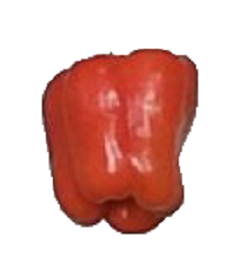
#> input picture color.png, 252 x 272 px
$ python Demo.py
#> lines starting #> are read from the running program, lines starting #| are printed output that depends on the picture; after the words box and inside, x2 and y2 are one past the last pixel; in counts of white or black regions, pixels touching at a corner belong together
#> further down, rgb_image is the input picture: shape (272, 252, 3); mean B, G, R 184.1, 189.7, 227.6
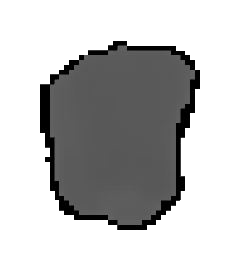
#> input picture depth.png, 252 x 272 px
#> further down, depth_image is the input picture: shape (272, 252, 4); mean B, G, R, A 193.6, 193.6, 193.6, 87.9
import cv2
import numpy as np
import matplotlib.pyplot as plt

# Constants for the weight calculation
THETA = 100  # Normalization constant
AVERAGE_WEIGHTS = {"sweet_lemon": 69, "sweet_pepper": 75, "tomato": 62}  # Average weights in grams

def preprocess_images(rgb_image, depth_image):
    """
    Preprocess RGB and Depth images:
    - Noise reduction
    - Normalize depth values
    """
    # Noise reduction
    rgb_image = cv2.medianBlur(rgb_image, 5)
    depth_image = cv2.medianBlur(depth_image, 5)

    # Normalize depth image
    depth_image = cv2.normalize(depth_image, None, 0, 1, cv2.NORM_MINMAX)
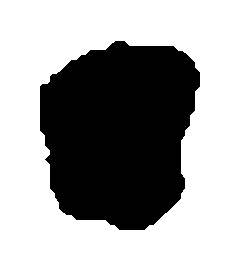
#> depth_image: shape (272, 252, 4); mean of channels 0, 1, 2, 3 0.655, 0.655, 0.655, 0.345; drawn with 1 as white
    return rgb_image, depth_image

def segment_fruit(rgb_image, depth_image):
    """
    Segment the fruit from the background using thresholding.
    """
    # Convert RGB to grayscale
    gray_image = cv2.cvtColor(rgb_image, cv2.COLOR_BGR2GRAY)
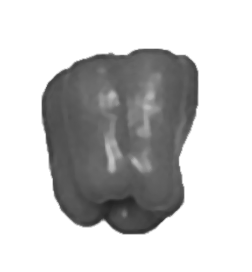
#> gray_image: shape (272, 252); min 34, max 255, mean 200.5

    # Thresholding to segment the fruit
    _, binary_mask = cv2.threshold(gray_image, 50, 255, cv2.THRESH_BINARY)
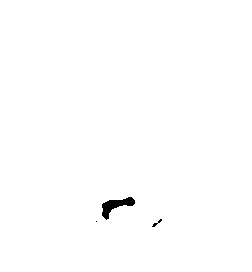
#> binary_mask: shape (272, 252); 99.5% white; 3 black regions (1 under 20 px), largest, box (x1, y1, x2, y2) and area: (102, 197, 135, 220) 310, (152, 219, 162, 227) 24

    # Apply the mask to RGB and depth images
    segmented_rgb = cv2.bitwise_and(rgb_image, rgb_image, mask=binary_mask)
    segmented_depth = cv2.bitwise_and(depth_image, depth_image, mask=binary_mask)
    return segmented_rgb, segmented_depth

def estimate_weight(segmented_rgb, segmented_depth, fruit_type, distance):
    """
    Estimate the weight of the fruit.
    """
#> called with fruit_type = 'sweet_pepper', distance = 1
    # Calculate the average dimensions of the segmented image
    fruit_area = np.sum(segmented_rgb > 0)
#> fruit_area = 204627
    alpha = np.sqrt(fruit_area)
#> alpha = 452.4

    # Distance in meters
    beta = distance

    # Average weight for the fruit type
    delta = AVERAGE_WEIGHTS[fruit_type]

    # Calculate the weight
    weight = (alpha * beta * delta) / THETA
#> weight = 339.3
    return weight

def evaluate_weights(actual_weights, estimated_weights):
    """
    Evaluate the performance of weight estimation.
    """
    errors = actual_weights - estimated_weights
    mae = np.mean(np.abs(errors))
    mse = np.mean(errors ** 2)
    rmse = np.sqrt(mse)
    return mae, mse, rmse

# Main Script
if __name__ == "__main__":
    # Sample input (replace with Kinect data)
    rgb_image = cv2.imread("color.png")
    depth_image = cv2.imread("depth.png", cv2.IMREAD_UNCHANGED)
    fruit_type = "sweet_pepper"  # Replace with actual fruit type
    distance = 1.0  # Replace with actual sensor-object distance in meters

    # Preprocessing
    rgb_image, depth_image = preprocess_images(rgb_image, depth_image)

    # Segmentation
    segmented_rgb, segmented_depth = segment_fruit(rgb_image, depth_image)

    # Weight Estimation
    estimated_weight = estimate_weight(segmented_rgb, segmented_depth, fruit_type, distance)
#> estimated_weight = 339.3
    print(f"Estimated Weight: {estimated_weight:.2f} grams")
#| Estimated Weight: 339.27 grams

    # Visualization - Improved Depth Image Plotting
    plt.subplot(1, 3, 1), plt.imshow(cv2.cvtColor(rgb_image, cv2.COLOR_BGR2RGB)), plt.title("RGB Image")
    plt.subplot(1, 3, 2), plt.imshow((depth_image * 255).astype(np.uint8), cmap="gray"), plt.title("Depth Image")
    plt.subplot(1, 3, 3), plt.imshow(cv2.cvtColor(segmented_rgb, cv2.COLOR_BGR2RGB)), plt.title("Segmented Image")
    plt.show()
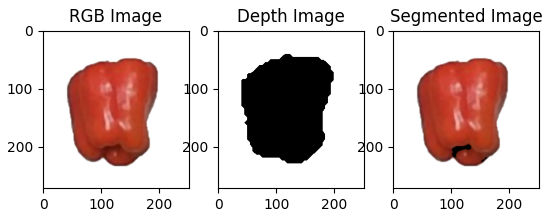
#> figure drawn by matplotlib, 3 panels
